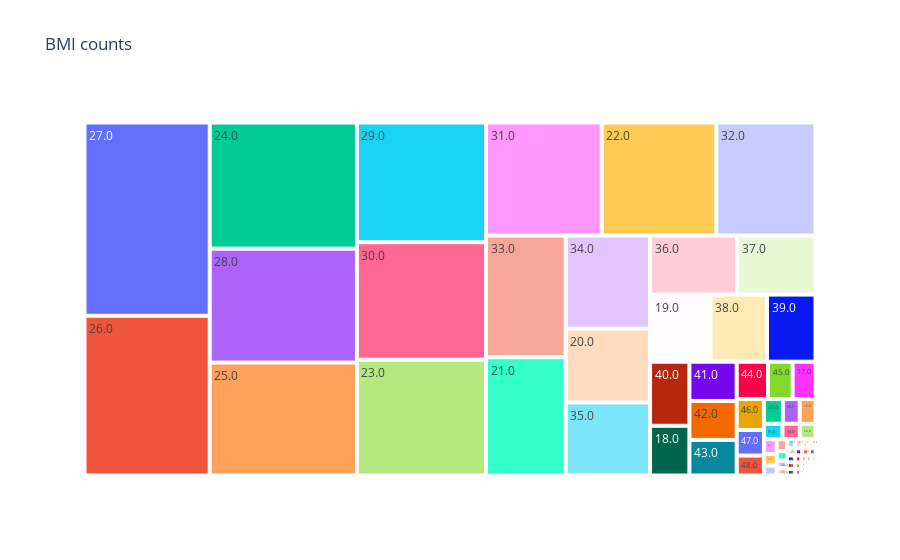

Notebook source saved alongside this figure:
### Code cell
ax= px.treemap(df1,path=['BMI'],title="BMI counts")
ax.show()

### Figure 1 — Plotly figure (JSON) as saved in the notebook; plotly's stock layout.template omitted (floating-point values rounded to 4 significant figures)
{"data": [{"branchvalues": "total", "domain": {"x": [0, 1], "y": [0, 1]}, "hovertemplate": "labels=%{label}<br>count=%{value}<br>parent=%{parent}<br>id=%{id}<extra></extra>", "ids": ["12.0", "13.0", "14.0", "15.0", "16.0", "17.0", "18.0", "19.0", "20.0", "21.0", "22.0", "23.0", "24.0", "25.0", "26.0", "27.0", "28.0", "29.0", "30.0", "31.0", "32.0", "33.0", "34.0", "35.0", "36.0", "37.0", "38.0", "39.0", "40.0", "41.0", "42.0", "43.0", "44.0", "45.0", "46.0", "47.0", "48.0", "49.0", "50.0", "51.0", "52.0", "53.0", "54.0", "55.0", "56.0", "57.0", "58.0", "59.0", "60.0", "61.0", "62.0", "63.0", "64.0", "65.0", "66.0", "67.0", "68.0", "69.0", "70.0", "71.0", "72.0", "73.0", "74.0", "75.0", "76.0", "77.0", "78.0", "79.0", "80.0", "81.0", "82.0", "83.0", "84.0", "85.0", "86.0", "87.0", "88.0", "89.0", "90.0", "91.0", "92.0", "95.0", "96.0", "98.0"], "labels": ["12.0", "13.0", "14.0", "15.0", "16.0", "17.0", "18.0", "19.0", "20.0", "21.0", "22.0", "23.0", "24.0", "25.0", "26.0", "27.0", "28.0", "29.0", "30.0", "31.0", "32.0", "33.0", "34.0", "35.0", "36.0", "37.0", "38.0", "39.0", "40.0", "41.0", "42.0", "43.0", "44.0", "45.0", "46.0", "47.0", "48.0", "49.0", "50.0", "51.0", "52.0", "53.0", "54.0", "55.0", "56.0", "57.0", "58.0", "59.0", "60.0", "61.0", "62.0", "63.0", "64.0", "65.0", "66.0", "67.0", "68.0", "69.0", "70.0", "71.0", "72.0", "73.0", "74.0", "75.0", "76.0", "77.0", "78.0", "79.0", "80.0", "81.0", "82.0", "83.0", "84.0", "85.0", "86.0", "87.0", "88.0", "89.0", "90.0", "91.0", "92.0", "95.0", "96.0", "98.0"], "name": "", "parents": ["", "", "", "", "", "", "", "", "", "", "", "", "", "", "", "", "", "", "", "", "", "", "", "", "", "", "", "", "", "", "", "", "", "", "", "", "", "", "", "", "", "", "", "", "", "", "", "", "", "", "", "", "", "", "", "", "", "", "", "", "", "", "", "", "", "", "", "", "", "", "", "", "", "", "", "", "", "", "", "", "", "", "", ""], "type": "treemap", "values": [6, 21, 41, 132, 348, 761, 1744, 3609, 5542, 8391, 11536, 13312, 16537, 14809, 17808, 21551, 14933, 13758, 13505, 11650, 9983, 8630, 6997, 5490, 4585, 4114, 3376, 2896, 2245, 1654, 1637, 1499, 1043, 819, 750, 622, 484, 416, 372, 253, 215, 237, 113, 169, 109, 86, 71, 54, 63, 35, 43, 34, 24, 19, 13, 15, 14, 9, 15, 49, 14, 47, 16, 52, 3, 55, 1, 66, 2, 49, 37, 2, 44, 1, 1, 61, 2, 28, 1, 1, 32, 12, 1, 7]}], "layout": {"legend": {"tracegroupgap": 0}, "title": {"text": "BMI counts"}}}
